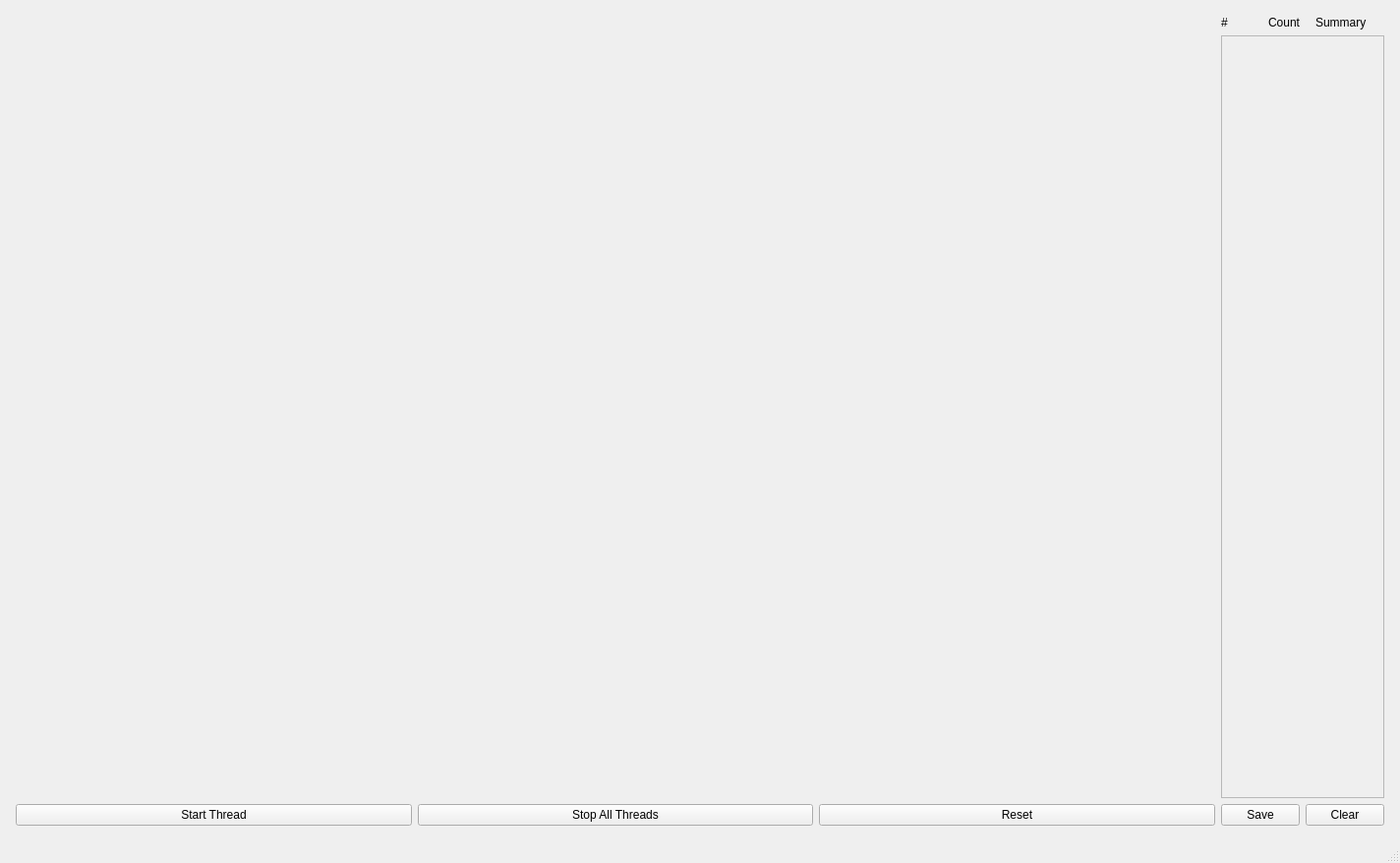
<?xml version="1.0" encoding="UTF-8"?>
<ui version="4.0">
 <class>MainWindow</class>
 <widget class="QMainWindow" name="MainWindow">
  <property name="geometry">
   <rect>
    <x>0</x>
    <y>0</y>
    <width>1424</width>
    <height>878</height>
   </rect>
  </property>
  <property name="windowTitle">
   <string>MainWindow</string>
  </property>
  <widget class="QWidget" name="centralWidget">
   <layout class="QVBoxLayout" name="verticalLayout">
    <item>
     <layout class="QGridLayout" name="gridLayout" columnstretch="5,0,0">
      <property name="leftMargin">
       <number>5</number>
      </property>
      <property name="topMargin">
       <number>5</number>
      </property>
      <property name="rightMargin">
       <number>5</number>
      </property>
      <property name="bottomMargin">
       <number>5</number>
      </property>
      <item row="1" column="0">
       <layout class="QHBoxLayout" name="horizontalLayout">
        <item>
         <widget class="QPushButton" name="startThreadButton">
          <property name="text">
           <string>Start Thread</string>
          </property>
         </widget>
        </item>
        <item>
         <widget class="QPushButton" name="stopButton">
          <property name="text">
           <string>Stop All Threads</string>
          </property>
         </widget>
        </item>
        <item>
         <widget class="QPushButton" name="resetButton">
          <property name="text">
           <string>Reset</string>
          </property>
         </widget>
        </item>
       </layout>
      </item>
      <item row="0" column="0">
       <widget class="QCustomPlot" name="customPlot" native="true"/>
      </item>
      <item row="1" column="2">
       <layout class="QHBoxLayout" name="horizontalLayout_2">
        <item>
         <widget class="QPushButton" name="saveButton">
          <property name="text">
           <string>Save</string>
          </property>
         </widget>
        </item>
        <item>
         <widget class="QPushButton" name="clearButton">
          <property name="text">
           <string>Clear</string>
          </property>
         </widget>
        </item>
       </layout>
      </item>
      <item row="0" column="2">
       <layout class="QVBoxLayout" name="verticalLayout_3">
        <property name="sizeConstraint">
         <enum>QLayout::SetMaximumSize</enum>
        </property>
        <item>
         <widget class="QLabel" name="textLogHeader">
          <property name="sizePolicy">
           <sizepolicy hsizetype="Preferred" vsizetype="Preferred">
            <horstretch>0</horstretch>
            <verstretch>0</verstretch>
           </sizepolicy>
          </property>
          <property name="text">
           <string>#	Count	Summary     </string>
          </property>
         </widget>
        </item>
        <item>
         <widget class="QScrollArea" name="scrollArea">
          <property name="maximumSize">
           <size>
            <width>10000</width>
            <height>10000</height>
           </size>
          </property>
          <property name="verticalScrollBarPolicy">
           <enum>Qt::ScrollBarAsNeeded</enum>
          </property>
          <property name="widgetResizable">
           <bool>true</bool>
          </property>
          <property name="alignment">
           <set>Qt::AlignLeading|Qt::AlignLeft|Qt::AlignTop</set>
          </property>
          <widget class="QLabel" name="textLog">
           <property name="geometry">
            <rect>
             <x>0</x>
             <y>0</y>
             <width>244</width>
             <height>749</height>
            </rect>
           </property>
           <property name="text">
            <string/>
           </property>
           <property name="scaledContents">
            <bool>true</bool>
           </property>
           <property name="alignment">
            <set>Qt::AlignLeading|Qt::AlignLeft|Qt::AlignTop</set>
           </property>
           <property name="wordWrap">
            <bool>true</bool>
           </property>
           <property name="textInteractionFlags">
            <set>Qt::LinksAccessibleByMouse|Qt::TextSelectableByKeyboard|Qt::TextSelectableByMouse</set>
           </property>
          </widget>
         </widget>
        </item>
       </layout>
      </item>
     </layout>
    </item>
   </layout>
  </widget>
  <widget class="QStatusBar" name="statusBar"/>
 </widget>
 <layoutdefault spacing="6" margin="11"/>
 <customwidgets>
  <customwidget>
   <class>QCustomPlot</class>
   <extends>QWidget</extends>
   <header>../qcustomplot/qcustomplot.h</header>
   <container>1</container>
  </customwidget>
 </customwidgets>
 <resources/>
 <connections/>
</ui>
